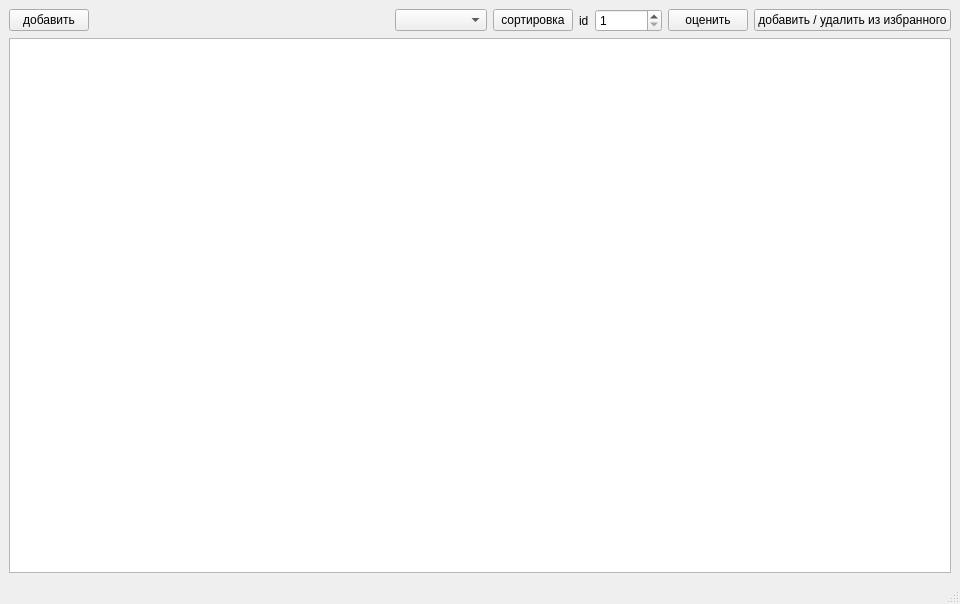
<?xml version="1.0" encoding="UTF-8"?>
<ui version="4.0">
 <class>MainWindow</class>
 <widget class="QMainWindow" name="MainWindow">
  <property name="geometry">
   <rect>
    <x>0</x>
    <y>0</y>
    <width>896</width>
    <height>604</height>
   </rect>
  </property>
  <property name="windowTitle">
   <string>MainWindow</string>
  </property>
  <widget class="QWidget" name="centralwidget">
   <layout class="QVBoxLayout" name="verticalLayout_3">
    <item>
     <layout class="QVBoxLayout" name="verticalLayout_2" stretch="0,1">
      <item>
       <layout class="QHBoxLayout" name="horizontalLayout" stretch="0,0,0,0,0,1,0,0">
        <property name="sizeConstraint">
         <enum>QLayout::SetDefaultConstraint</enum>
        </property>
        <item>
         <widget class="QPushButton" name="pushButton_3">
          <property name="text">
           <string>добавить</string>
          </property>
         </widget>
        </item>
        <item>
         <spacer name="horizontalSpacer">
          <property name="orientation">
           <enum>Qt::Vertical</enum>
          </property>
          <property name="sizeHint" stdset="0">
           <size>
            <width>300</width>
            <height>20</height>
           </size>
          </property>
         </spacer>
        </item>
        <item>
         <widget class="QComboBox" name="comboBox">
          <item>
           <property name="text">
            <string/>
           </property>
          </item>
          <item>
           <property name="text">
            <string>рейтинг</string>
           </property>
          </item>
          <item>
           <property name="text">
            <string>избранное</string>
           </property>
          </item>
         </widget>
        </item>
        <item>
         <widget class="QPushButton" name="pushButton_2">
          <property name="text">
           <string>сортировка</string>
          </property>
         </widget>
        </item>
        <item>
         <widget class="QLabel" name="label">
          <property name="text">
           <string>id</string>
          </property>
         </widget>
        </item>
        <item>
         <widget class="QSpinBox" name="spinBox">
          <property name="minimum">
           <number>1</number>
          </property>
          <property name="maximum">
           <number>999999999</number>
          </property>
         </widget>
        </item>
        <item>
         <widget class="QPushButton" name="pushButton">
          <property name="text">
           <string>оценить</string>
          </property>
         </widget>
        </item>
        <item>
         <widget class="QPushButton" name="pushButton_4">
          <property name="text">
           <string>добавить / удалить из избранного</string>
          </property>
         </widget>
        </item>
       </layout>
      </item>
      <item>
       <widget class="QTableWidget" name="tableWidget">
        <property name="editTriggers">
         <set>QAbstractItemView::NoEditTriggers</set>
        </property>
       </widget>
      </item>
     </layout>
    </item>
   </layout>
  </widget>
  <widget class="QMenuBar" name="menubar">
   <property name="geometry">
    <rect>
     <x>0</x>
     <y>0</y>
     <width>896</width>
     <height>22</height>
    </rect>
   </property>
  </widget>
  <widget class="QStatusBar" name="statusbar"/>
 </widget>
 <resources/>
 <connections/>
</ui>
